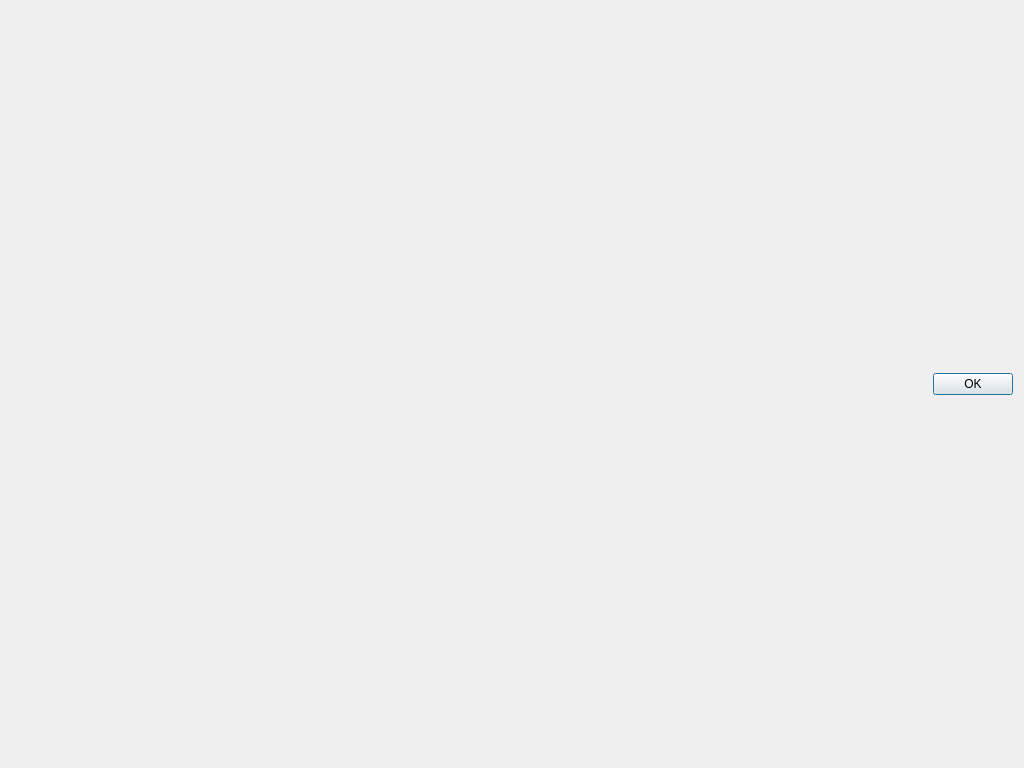
<?xml version="1.0" encoding="UTF-8"?>
<ui version="4.0">
 <class>plot_shots</class>
 <widget class="QWidget" name="plot_shots">
  <property name="windowModality">
   <enum>Qt::WindowModal</enum>
  </property>
  <property name="geometry">
   <rect>
    <x>0</x>
    <y>0</y>
    <width>1024</width>
    <height>768</height>
   </rect>
  </property>
  <property name="windowTitle">
   <string>Plot of Shots</string>
  </property>
  <layout class="QVBoxLayout" name="verticalLayout">
   <item>
    <layout class="QGridLayout" name="gridLayout"/>
   </item>
   <item>
    <widget class="QDialogButtonBox" name="buttonBox">
     <property name="standardButtons">
      <set>QDialogButtonBox::Ok</set>
     </property>
    </widget>
   </item>
  </layout>
 </widget>
 <resources/>
 <connections>
  <connection>
   <sender>buttonBox</sender>
   <signal>accepted()</signal>
   <receiver>plot_shots</receiver>
   <slot>close()</slot>
   <hints>
    <hint type="sourcelabel">
     <x>547</x>
     <y>451</y>
    </hint>
    <hint type="destinationlabel">
     <x>319</x>
     <y>239</y>
    </hint>
   </hints>
  </connection>
 </connections>
</ui>
